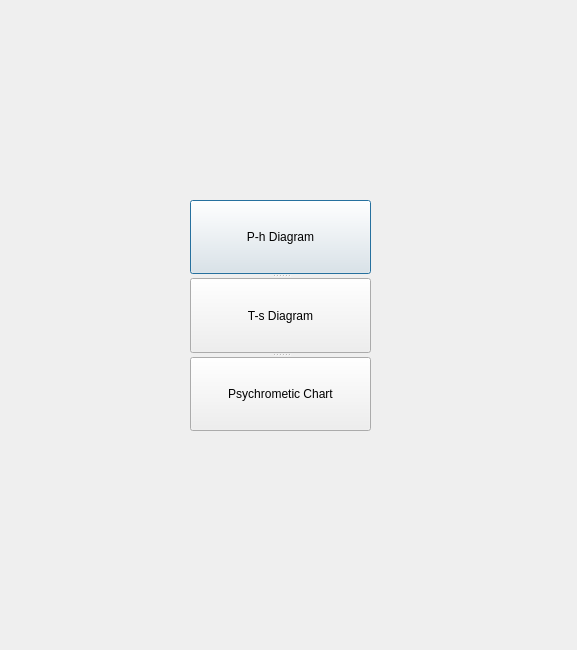
<?xml version="1.0" encoding="UTF-8"?>
<ui version="4.0">
 <class>Dialog</class>
 <widget class="QDialog" name="Dialog">
  <property name="geometry">
   <rect>
    <x>0</x>
    <y>0</y>
    <width>577</width>
    <height>650</height>
   </rect>
  </property>
  <property name="windowTitle">
   <string>Dialog</string>
  </property>
  <widget class="QSplitter" name="splitter">
   <property name="geometry">
    <rect>
     <x>190</x>
     <y>200</y>
     <width>181</width>
     <height>231</height>
    </rect>
   </property>
   <property name="orientation">
    <enum>Qt::Vertical</enum>
   </property>
   <widget class="QPushButton" name="pushButton">
    <property name="text">
     <string>P-h Diagram</string>
    </property>
   </widget>
   <widget class="QPushButton" name="pushButton_2">
    <property name="text">
     <string>T-s Diagram</string>
    </property>
   </widget>
   <widget class="QPushButton" name="pushButton_3">
    <property name="text">
     <string>Psychrometic Chart</string>
    </property>
   </widget>
  </widget>
 </widget>
 <resources/>
 <connections/>
</ui>
